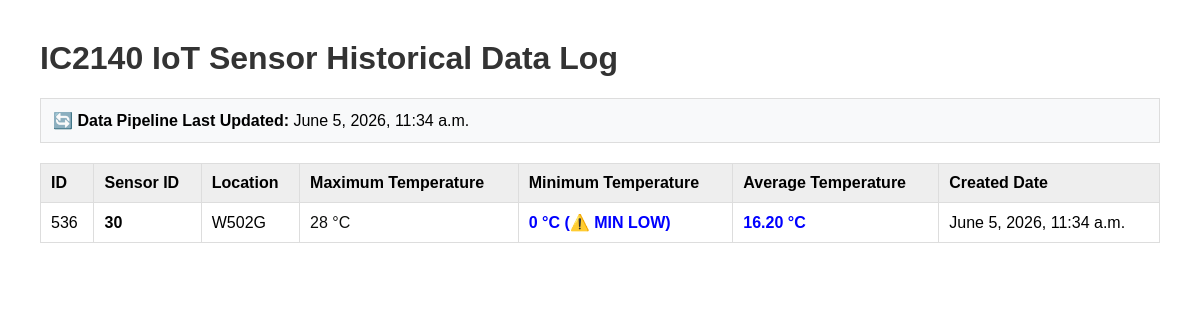
Screenshot of /iot/info/ with the database file from the repository.
### iot/models.py (models this page shows)
class Event(models.Model):
    node_id = models.CharField(max_length=2)
    node_loc = models.CharField(max_length=10)
    temp = models.DecimalField(max_digits=5, decimal_places=2)
    date_created = models.DateTimeField(auto_now_add=True)

### iot/views.py (the view)
# urls.py: path('info/', views.info),
def info(request):
    summary_stats = Event.objects.values('node_loc').annotate(
        max_temp=Max('temp'),
        min_temp=Min('temp'),
        avg_temp=Avg('temp'),
        latest_id=Max('id'),
        latest_node=Max('node_id'),
        latest_date=Max('date_created')
    )
    last_updated_entry = Event.objects.order_by('-date_created').first()
    last_updated = last_updated_entry.date_created if last_updated_entry else "No data available"
    context = {
        'summary_stats': summary_stats,
        'last_updated': last_updated
    }
    return render(request, 'iot/info.html', context)

### iot/templates/iot/info.html (shortened to what this page needs)
<HTML>
    <head>
    </head>
    <body>
        <h1>IC2140 IoT Sensor Historical Data Log</h1>
        <div class="info-box">
            🔄 <strong>Data Pipeline Last Updated:</strong> {{ last_updated }}
        </div>
        <table>
            <tr class="header-row">
                <td>ID</td>
                <td>Sensor ID</td>
                <td>Location</td>
                <td>Maximum Temperature</td>
                <td>Minimum Temperature</td>
                <td>Average Temperature</td>
                <td>Created Date</td>
            </tr>
            {% for stat in summary_stats %}
            <tr>
                <td>{{ stat.latest_id }}</td>
                <td><strong>{{ stat.latest_node }}</strong></td>
                <td>{{ stat.node_loc|upper }}</td>
                <td>
                    {% if stat.max_temp > 29 %}
                        <span class="hot-alert">{{ stat.max_temp }} °C (⚠️ MAX HIGH)</span>
                    {% else %}
                        <span class="normal-data">{{ stat.max_temp }} °C</span>
                    {% endif %}
                </td>
                <td>
                    {% if stat.min_temp < 21 %}
                        <span class="cold-alert">{{ stat.min_temp }} °C (⚠️ MIN LOW)</span>
                    {% else %}
                        <span class="normal-data">{{ stat.min_temp }} °C</span>
                    {% endif %}
                </td>
                <td>
                    {% if stat.avg_temp > 29 %}
                        <span class="hot-alert">{{ stat.avg_temp|floatformat:2 }} °C</span>
                    {% elif stat.avg_temp < 21 %}
                        <span class="cold-alert">{{ stat.avg_temp|floatformat:2 }} °C</span>
                    {% else %}
                        <span class="normal-data">{{ stat.avg_temp|floatformat:2 }} °C</span>
                    {% endif %}
                </td>
                <td>{{ stat.latest_date }}</td>
            </tr>
            {% endfor %}
        </table>
    </body>
</HTML>

### iot/templates/iot/info.html (style rules this page uses)
body { font-family: Arial, sans-serif; margin: 40px; }
h1 { color: #333; }
.info-box { background-color: #f8f9fa; padding: 12px; margin-bottom: 20px; border: 1px solid #ddd; }
table { width: 100%; border-collapse: collapse; margin-top: 15px; }
td { padding: 10px; border: 1px solid #ddd; text-align: left; }
.header-row { font-weight: bold; background-color: #eee; }
.cold-alert { color: blue; font-weight: bold; }
.normal-data { color: rgb(13, 14, 13); }

### rows the page displays
Event: date_created "June 5, 2026, 11:34 a.m.", latest_id "536", latest_node "30", node_loc "W502G", max_temp "28", min_temp "0", avg_temp "16.20", latest_date "June 5, 2026, 11:34 a.m."
